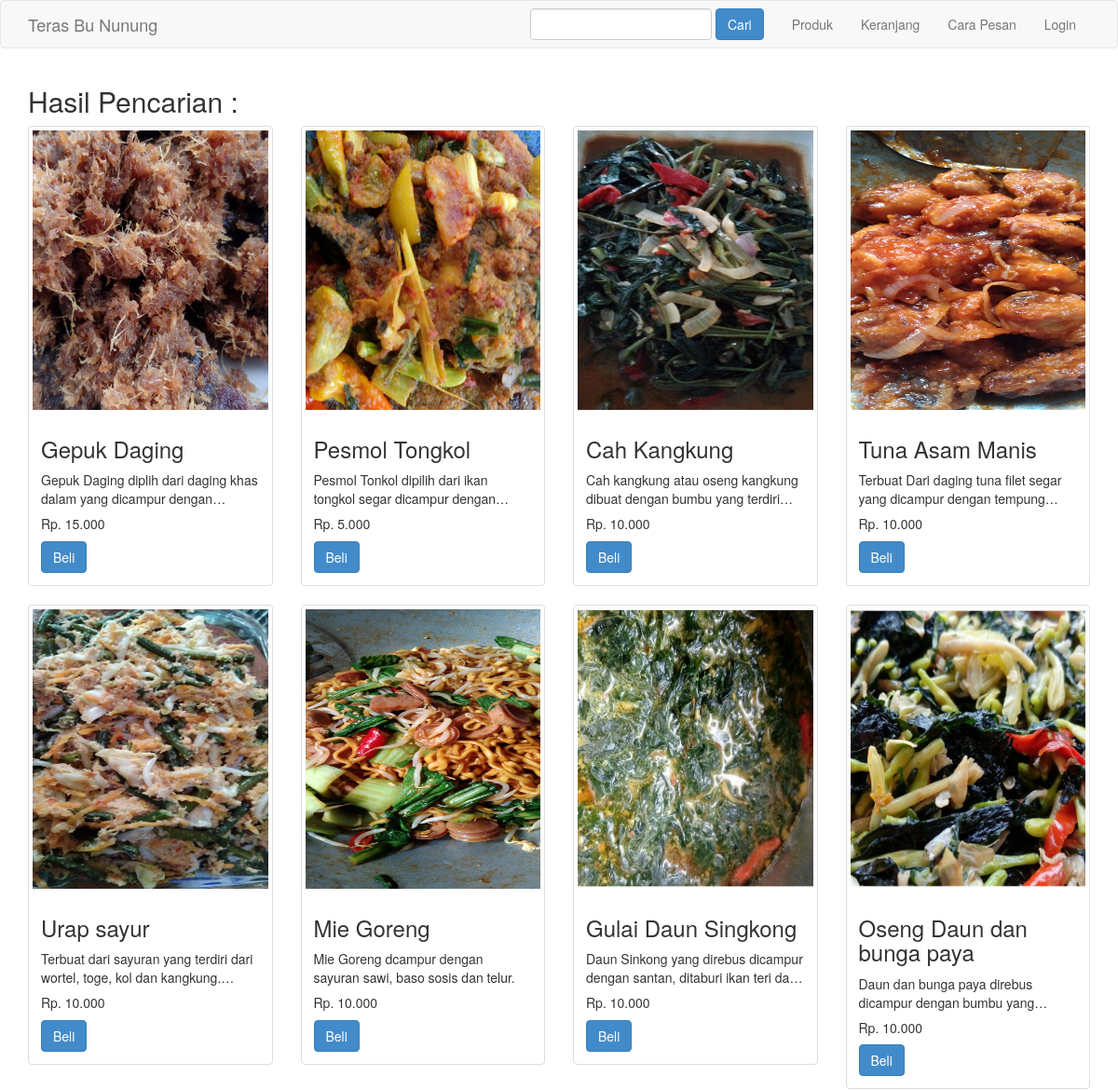
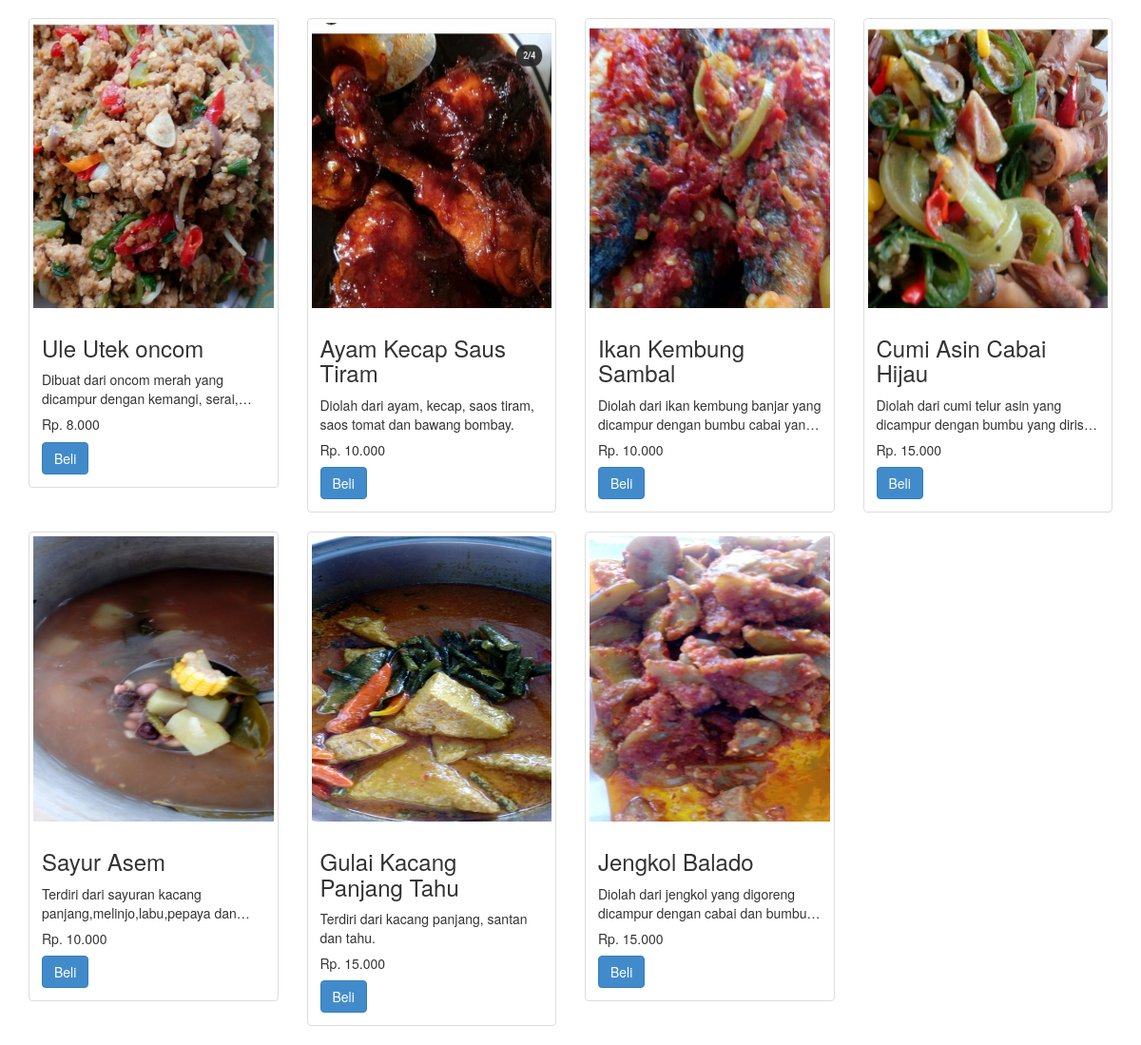
The page /pencarian.php on the database its author committed (2 pictures, top to bottom).
### tables this page shows
CREATE TABLE `produk` (
  `id_produk` int(11) NOT NULL,
  `id_kategori` int(5) NOT NULL,
  `nama_produk` varchar(100) NOT NULL,
  `harga_produk` int(11) NOT NULL,
  `foto_produk` varchar(100) NOT NULL,
  `des_produk` text NOT NULL,
  `stok_produk` int(5) NOT NULL
);

### pencarian.php (the view, shortened to what this page needs)
<?php
include 'admin/dbconnect.php';
$keyword = $_GET["keyword"];
$semuadata = array();
$ambil = $koneksi->query("SELECT * FROM produk WHERE nama_produk LIKE '%$keyword%' OR des_produk LIKE '%$keyword%'");
while ($pecah = $ambil->fetch_assoc()) {
    $semuadata[] = $pecah;
}
?>
<!DOCTYPE html>
<html lang="en">
<head>
    <link rel="stylesheet" href="admin/assets/css/bootstrap.css">
</head>
<body>
    <?php include 'navbar.php'; ?>
    <section class="konten">
        <div class="container">
            <h2>Hasil Pencarian : <?php echo $keyword ?></h2>
            <div class="row">
                <?php foreach ($semuadata as $key => $value) : ?>
                    <div class="col-md-3">
                        <div class="thumbnail">
                            <img src="foto_produk/<?php echo $value['foto_produk'] ?>">
                            <div class="caption">
                                <h3><?php echo $value['nama_produk'] ?> </h3>
                                <p><?php echo $value['des_produk'] ?></p>
                                <h5><?php echo "Rp. " . number_format($value['harga_produk'], '0', ',', '.') ?></h5>
                                <a href="detail.php?id=<?php echo $value['id_produk']; ?>" class="btn btn-primary">Beli</a>
                            </div>
                        </div>
                    </div>
                <?php endforeach  ?>
            </div>
        </div>
    </section>
</body>
</html>

### pencarian.php (style rules this page uses)
.thumbnail img { width: 100%; height: 300px; }
.thumbnail p { overflow: hidden; display: -webkit-box; -webkit-line-clamp: 2; -webkit-box-orient: vertical; }

### rows shown on the page
produk: foto_produk (picture), nama_produk "Gepuk Daging", des_produk "Gepuk Daging diplih dari daging khas dalam yang dicampur…", harga_produk "15.000"
produk: foto_produk (picture), nama_produk "Pesmol Tongkol", des_produk "Pesmol Tonkol dipilih dari ikan tongkol segar dicampur…", harga_produk "5.000"
produk: foto_produk (picture), nama_produk "Cah Kangkung", des_produk "Cah kangkung atau oseng kangkung dibuat dengan bumbu yang…", harga_produk "10.000"
produk: foto_produk (picture), nama_produk "Tuna Asam Manis", des_produk "Terbuat Dari daging tuna filet segar yang dicampur dengan…", harga_produk "10.000"
produk: foto_produk (picture), nama_produk "Urap sayur", des_produk "Terbuat dari sayuran yang terdiri dari wortel, toge, kol dan…", harga_produk "10.000"
produk: foto_produk (picture), nama_produk "Mie Goreng", des_produk "Mie Goreng dcampur dengan sayuran sawi, baso sosis dan telur.", harga_produk "10.000"
produk: foto_produk (picture), nama_produk "Gulai Daun Singkong", des_produk "Daun Sinkong yang direbus dicampur dengan santan, ditaburi ikan teri…", harga_produk "10.000"
produk: foto_produk (picture), nama_produk "Oseng Daun dan bunga paya", des_produk "Daun dan bunga paya direbus dicampur dengan bumbu…", harga_produk "10.000"
produk: foto_produk (picture), nama_produk "Ule Utek oncom", des_produk "Dibuat dari oncom merah yang dicampur dengan kemangi,…", harga_produk "8.000"
produk: foto_produk (picture), nama_produk "Ayam Kecap Saus Tiram", des_produk "Diolah dari ayam, kecap, saos tiram, saos tomat dan bawang bombay.", harga_produk "10.000"
produk: foto_produk (picture), nama_produk "Ikan Kembung Sambal", des_produk "Diolah dari ikan kembung banjar yang dicampur dengan bumbu cabai…", harga_produk "10.000"
produk: foto_produk (picture), nama_produk "Cumi Asin Cabai Hijau", des_produk "Diolah dari cumi telur asin yang dicampur dengan bumbu yang…", harga_produk "15.000"
produk: foto_produk (picture), nama_produk "Sayur Asem", des_produk "Terdiri dari sayuran kacang panjang,melinjo,labu,pepaya…", harga_produk "10.000"
produk: foto_produk (picture), nama_produk "Gulai Kacang Panjang Tahu", des_produk "Terdiri dari kacang panjang, santan dan tahu.", harga_produk "15.000"
produk: foto_produk (picture), nama_produk "Jengkol Balado", des_produk "Diolah dari jengkol yang digoreng dicampur dengan cabai dan…", harga_produk "15.000"
